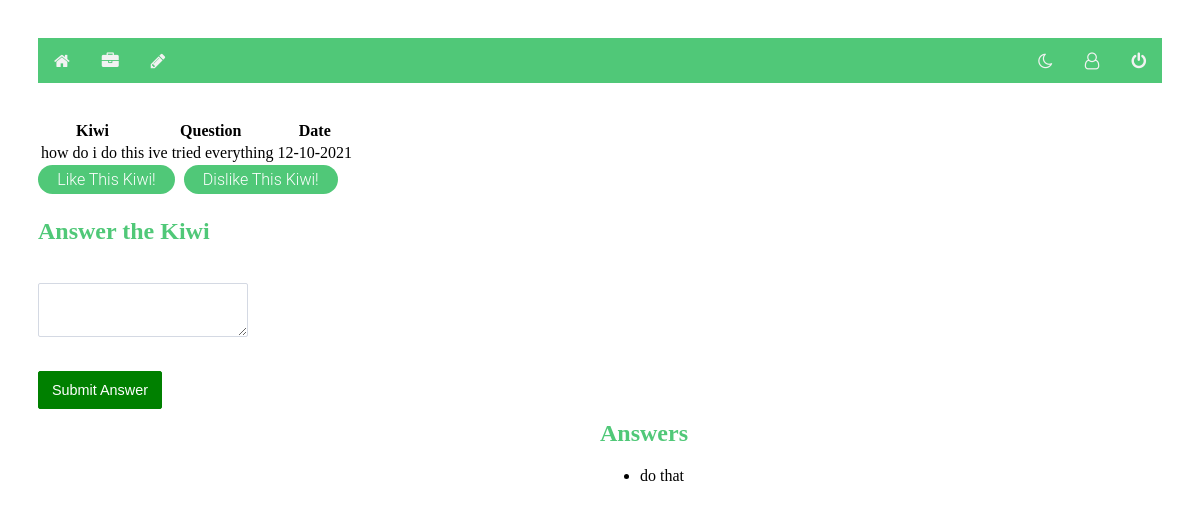
The page /notes/7 (signed in) on the database as committed earlier.
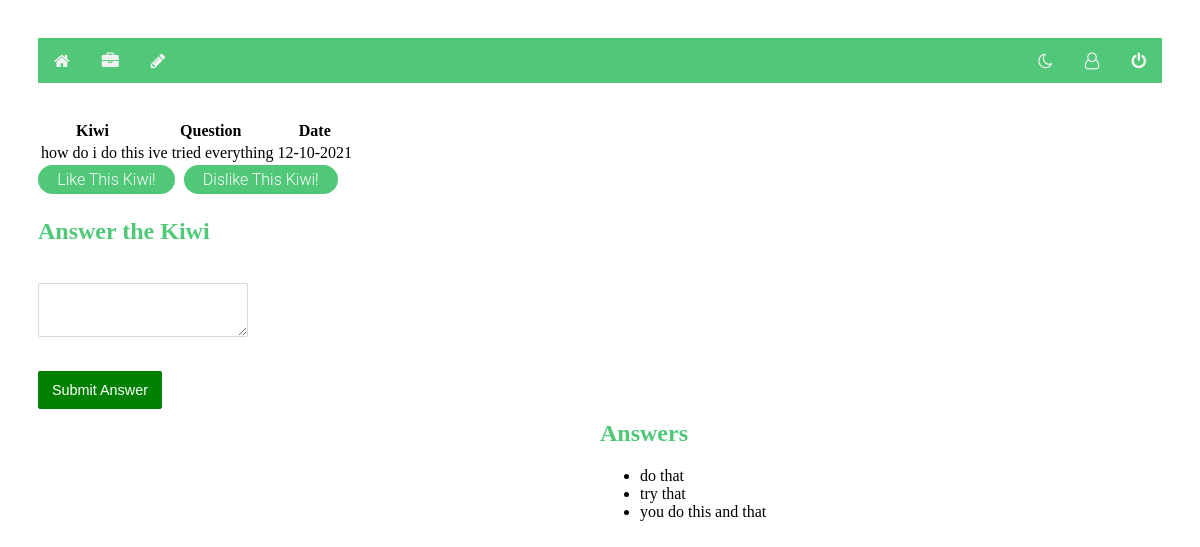
The same page on the database as committed later.
### models.py (models this page shows, shortened)
class Comment(db.Model):
    id = db.Column(db.Integer, primary_key=True)
    date_posted = db.Column(db.DateTime, nullable=False)
    content = db.Column(db.VARCHAR, nullable=False)
    note_id = db.Column(db.Integer, db.ForeignKey("note.id"), nullable=False)
    user_id = db.Column(db.Integer, db.ForeignKey("user.id"), nullable=False)

### flask06.py (the view)
@app.route('/notes/<note_id>')
def get_note(note_id):
    if session.get('user'):
        my_notes = db.session.query(Note).filter_by(id=note_id).one()
        form = CommentForm()
        return render_template('note.html', note=my_notes, user=session['user'], form=form)
    else:
        return redirect(url_for('login'))

### forms.py
class CommentForm(FlaskForm):
    class Meta:
        csrf = False
    comment = TextAreaField('Comment', validators=[Length(min=1)])
    submit = SubmitField('Submit Answer')

class SearchForm(FlaskForm):
    results = StringField('Results', validators=[DataRequired()])
    submit = SubmitField("Submit")

### flask06.py (called while the page is built)
@app.context_processor
def base():
    form = SearchForm()
    return dict(form=form)

### templates/note.html (shortened to what this page needs)
<!DOCTYPE html>
<html lang="en">
    <head>
        <link rel="stylesheet" href="{{ url_for('static', filename='main.css') }}">
        <link rel="stylesheet" href="{{ url_for('static', filename='forms.css') }}">
        <link rel="stylesheet" href="https://cdnjs.cloudflare.com/ajax/libs/font-awesome/4.7.0/css/font-awesome.css">
    </head>
    <div class="topnav">
        <nav>
            {% if user %}
            <a class="fa fa-home" href="{{url_for('index')}}"></a>
            <a class="fa fa-briefcase"href="{{url_for('get_notes')}}"></a>
            <a class="fa fa-pencil"href="{{url_for('new_note')}}"></a>
            <div class="topnav-right">
                <a class="fa fa-moon-o" onclick="myFunction()"></a>
                <a class="fa fa-user-o"href="{{url_for('get_accounts')}}"></a>
                <a class="fa fa-power-off" href="{{url_for('logout')}}"></a></div>
            {% else %}
            <a href="{{url_for('login')}}">Login</a>
            <a href="{{url_for('register')}}">Register</a>
            {% endif %}
        </nav>
    </div>
    <body>
     <div class="commentsection">
        {% if note.comments %}
    {% if note.comments|length > 0 %}
        <h2>Answers</h2>
        <ul>
        {% for comment in note.comments %}
            <li>{{ comment.content }}</li>
        {% endfor %}
        </ul>
    {% endif %}
{% endif %}
        </div>
        <table>
            <tr>
                <th>Kiwi</th>
                <th>Question</th>
                <th>Date</th>
            </tr>
            <tr>
                <td>{{ note.title }}</td>
                <br>
                <td>{{ note.text }}</td>
                <br>
                <td>{{ note.date }}</td>
            </tr>
        </table>
                <td><a class="button3" href="{{ url_for('voteLike', note_id=note.id) }}">Like This Kiwi!</a>
                <td><a class="button3" href="{{ url_for('voteDislike', note_id=note.id) }}">Dislike This Kiwi!</a>
                </td>
<form action="{{ url_for('new_comment', note_id=note.id) }}" method="post">
    <div>
    <h2>Answer the Kiwi</h2>
        <div class="form-field">
            <br/> {{ form.comment }}
        </div>
    {{ form.submit }}
    </div>
</form>
    </body>
</html>

Rows that differ between the two databases and show on the page:
added Comment: content "try that"
added Comment: content "you do this and that"
